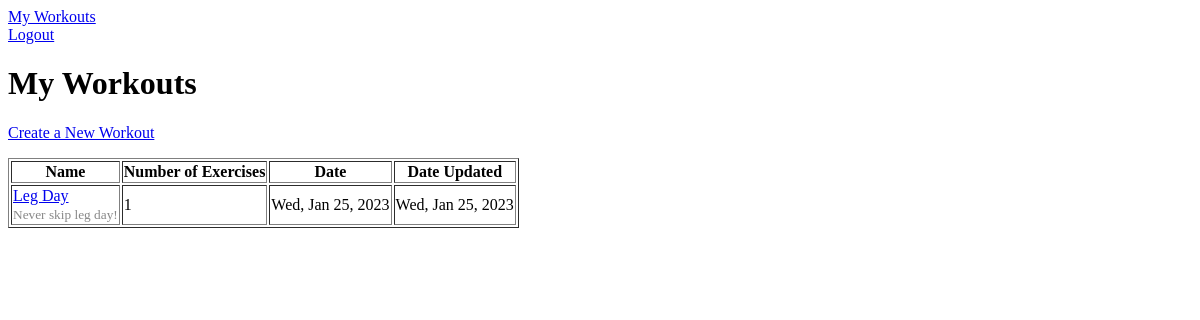
The page /tracker/workouts/ (signed in) on the database as committed earlier.
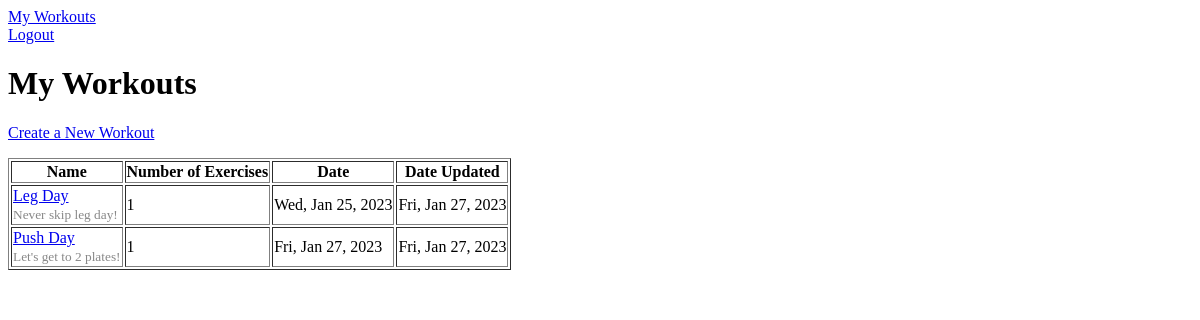
The same page on the database as committed later.
### tracker/models.py (models this page shows, shortened)
class Workout(models.Model):
    name = models.CharField(max_length=100)
    description = models.TextField(default=None)
    created_on = models.DateTimeField(auto_now_add=True)
    updated_on = models.DateTimeField(auto_now=True)
    user = models.ForeignKey(
        settings.AUTH_USER_MODEL,
        related_name="workouts",
        on_delete=models.CASCADE,
        null=True
    )

### exercises/models.py (models this page shows, shortened)
class Exercise(models.Model):
    created_on = models.DateTimeField(auto_now_add=True)
    name = models.CharField(max_length=150)
    goal = models.CharField(max_length=200)
    sets = models.PositiveSmallIntegerField(default=0)
    reps = models.PositiveSmallIntegerField(default=0)
    weight = models.PositiveSmallIntegerField(default=0)
    met_goal = models.BooleanField(default=False)
    updated_on = models.DateTimeField(auto_now=True)
    workout = models.ForeignKey(
        "tracker.Workout",
        related_name="exercises",
        on_delete=models.CASCADE,
        null=True,
    )
    user = models.ForeignKey(
        settings.AUTH_USER_MODEL,
        related_name="exercises",
        on_delete=models.CASCADE,
    )

### tracker/views.py (the view)
# urls.py: path("workouts/", list_workouts, name="list_workouts"),
@login_required
def list_workouts(request):
    workouts = Workout.objects.filter(user=request.user)
    context = {
        "workouts": workouts,
    }
    return render(request, "tracker/list_workouts.html", context)

### tracker/templates/tracker/list_workouts.html (shortened to what this page needs)
{% extends 'base.html' %}
{% block content %}
    <div>
        <h1>My Workouts</h1>
        <p>
            <a href="{% url 'create_workout' %}">Create a New Workout</a>
        </p>
        {% if workouts|length == 0 %}
            <p>Currently, you have no workouts.</p>
        {% else %}
            <table border="1">
                <thead>
                    <tr>
                        <th>Name</th>
                        <th>Number of Exercises</th>
                        <th>Date</th>
                        <th>Date Updated</th>
                    </tr>
                </thead>
                <tbody>
                    {% for workout in workouts %}
                        <tr>
                            <td>
                                <a href="{% url 'show_my_workout' workout.id %}">{{ workout.name }}</a><br>
                                <small style="color: #888">{{ workout.description }}</small>
                            </td>
                            <td>{{ workout.exercises.all|length }}</td>
                            <td>{{ workout.created_on|date:"D, M j, Y" }}</td>
                            <td>{{ workout.updated_on|date:"D, M j, Y" }}</td>
                        </tr>
                    {% endfor %}
                </tbody>
            </table>
        {% endif %}
    </div>
{% endblock content %}

Rows that differ between the two databases and show on the page:
changed Workout "Leg Day": updated_on "Wed, Jan 25, 2023" → "Fri, Jan 27, 2023"
added Workout: name "Push Day", description "Let's get to 2 plates!", exercises.all|length "1", created_on "Fri, Jan 27, 2023", updated_on "Fri, Jan 27, 2023"
